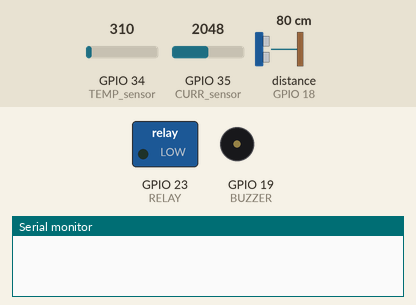
A program run on a simulated ESP32. Parts: switched loads named in the program (green lamp = pin HIGH), buzzer (waves = sounding, pin HIGH), the last lines printed to the serial monitor. Wiring (inferred from the names in the program): ultrasonic range finder: trigger GPIO 5; echo GPIO 18. The inputs (shaded band) are chosen by the test bench; at power-on: GPIO 34 (TEMP_sensor) = 310, GPIO 35 (CURR_sensor) = 2048, distance to the obstacle (sensor on GPIO 18) 80 cm. The echo pulse lasts 58.3 µs per cm; WiFi joins after 1.5 s; servers stay silent unless stated; web services answer with replies made up by the test bench; pins used as bus, display or sensor lines are not drawn.

Above: at 0.1 s.
At 2.9 s:
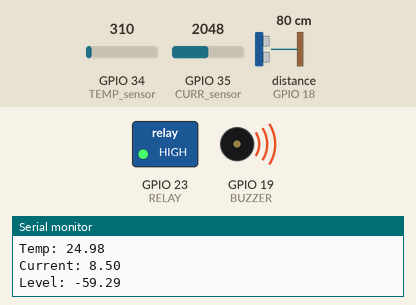
Timing chart, 0 to 4.4 s (numbered marks = the images above):
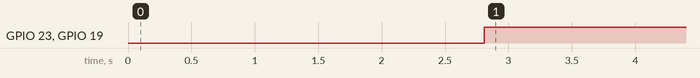

Measured:
- by itself, GPIO 23 (RELAY), GPIO 19 (BUZZER): LOW → HIGH at 2.8 s

The program:

main.cpp
```cpp
#define BLYNK_TEMPLATE_ID "TMPL3YllQqwJj"
#define BLYNK_TEMPLATE_NAME "Transformer health monitoring"
#define BLYNK_AUTH_TOKEN "MHzYkmw3H1HMFbleahWo6A10J19_oRjI"

#define BLYNK_PRINT Serial

#include <Arduino.h>
#include <WiFi.h>
#include <HTTPClient.h>
#include <WiFiClientSecure.h>
#include <BlynkSimpleEsp32.h>
#include <UniversalTelegramBot.h>
#include <HardwareSerial.h>

#define BOT_TOKEN "8756555940:AAE482FL7BmwgVpU3S_PMdgndqcr4hcP5k4"
#define CHAT_ID "6345809189"

HardwareSerial gsm(2); // RX=16 TX=17
String phoneNumber = "+918010757295";

void setupWifi();
void sendData();
void sendBlynkData();
void sendthingSpeakData();
void sendTelegram(String msg);
void sendSMS(String msg);


const char *SSID = "Payal";
const char *passward = "88888888";
const char *API_key = "X62U4QTOTW7GVXGK";


float tankheight = 20.0;
float temperature;
float current;
float oillevel;

#define CURR_sensor 35
#define TEMP_sensor 34
// ultrasonic sensor
#define TRIG_PIN 5
#define ECHO_PIN 18

#define RELAY 23
#define BUZZER 19

BlynkTimer timer;
WiFiClientSecure client;
UniversalTelegramBot bot(BOT_TOKEN, client);

void setup()
{
  Serial.begin(115200);
  // setupWifi();
  pinMode(TRIG_PIN, OUTPUT);
  pinMode(ECHO_PIN, INPUT);

  pinMode(RELAY, OUTPUT);
  pinMode(BUZZER, OUTPUT);

  digitalWrite(RELAY, LOW);  // Relay ON
  digitalWrite(BUZZER, LOW); // Buzzer OFF

  Blynk.begin(BLYNK_AUTH_TOKEN, SSID, passward);

  timer.setInterval(1000L, sendData);
  timer.setInterval(1000L, sendBlynkData);
  timer.setInterval(15000L, sendthingSpeakData);
}
void loop()
{
  if (WiFi.status() != WL_CONNECTED)
  {
    setupWifi();
  }

  Blynk.run();
  timer.run();
}

void setupWifi()
{

  WiFi.begin(SSID, passward);
  Serial.print("Connecting..");

  while (WiFi.status() != WL_CONNECTED)
  {
    delay(500);
    Serial.print(".");
  }
  Serial.println("connected.");
}

// Send data
void sendData()
{

  // CALCULATION FOR TEMPERATURE SENSOR
  int adcVal = analogRead(TEMP_sensor);
  float voltage = adcVal * (3.3 / 4095.0); // in mV
  temperature = voltage * 100 ;                 // LM35 10mV per degree celsius


  // CALCULATION OF CURRENT SENSOR
  int adcVal1 = analogRead(CURR_sensor);
  float Vout = adcVal1 * (3.3 / 4095.0);
  current = abs((Vout - 2.5) / 0.100); // current sensor of 20A and sensitivity 100mV/A


  // CALCULATION OF OIL LEVEL SENSOR
  digitalWrite(TRIG_PIN, LOW);
  delayMicroseconds(2);
  digitalWrite(TRIG_PIN, HIGH);
  delayMicroseconds(10);
  digitalWrite(TRIG_PIN, LOW);

  long duration = pulseIn(ECHO_PIN, HIGH, 30000);

  if (duration == 0)
  {
    Serial.println("Ultrasonic timeout");
    return;
  }
  float distance = duration * (0.034 / 2);
  oillevel = tankheight - distance;


  // print on serial monitor
  Serial.print("Temp: ");
  Serial.println(temperature);

  Serial.print("Current: ");
  Serial.println(current);

  Serial.print("Level: ");
  Serial.println(oillevel);


  if (current > 0.8 || temperature > 60 || oillevel < 10)
  {
    digitalWrite(RELAY, HIGH);
    digitalWrite(BUZZER, HIGH);

    String msg =
        "Transformer Fault Detected!\n"
        "Temp: " + String(temperature) +
        " C\nCurrent: " + String(current) +
        " A\nOil Level: " + String(oillevel) + " cm";
  }
  else
  {
    digitalWrite(RELAY, LOW);
    digitalWrite(BUZZER, LOW);
  }


}

void sendthingSpeakData()
{
  // data transfer
  // create object

  client.setInsecure();

  HTTPClient http;
  // SEND DATA ON CHANNEL
  String url =
      "https://api.thingspeak.com/update?api_key=" +
      String(API_key) +
      "&field1=" +
      String(temperature) +
      "&field2=" +
      String(current) +
      "&field3=" +
      String(oillevel);

  http.begin(client, url);


  // only for debugging
  int httpCode = http.GET();

  if (httpCode > 0)
  {
    Serial.println("ThingSpeak Updated");
  }
  else
  {
    Serial.println("ThingSpeak Error");
  }

  http.end();
}

void sendBlynkData()
{
  // send to blynk server
  Blynk.virtualWrite(V0, current);
  Blynk.virtualWrite(V1, temperature);
  Blynk.virtualWrite(V2, oillevel);
}
//GSM
void sendSMS(String msg)
{
  Serial.println("Sending SMS...");

  gsm.println("AT");
  delay(1000);

  gsm.println("AT+CMGF=1");
  delay(1000);

  gsm.print("AT+CMGS=\"");
  gsm.print(phoneNumber);
  gsm.println("\"");

  delay(1000);

  gsm.print(msg);

  delay(500);

  gsm.write(26);

  delay(5000);

  Serial.println("SMS Sent");
}
//TELEGRAM
void sendTelegram(String msg)
{
  bot.sendMessage(CHAT_ID, msg, "");
}
```
